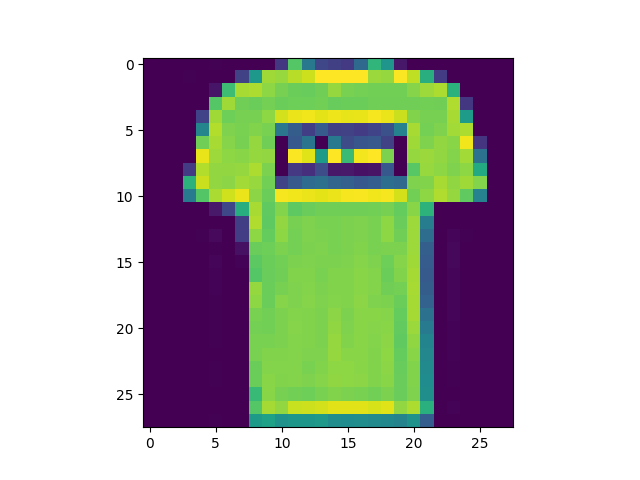
#> input picture Aufgabe_05/img/1 .png, 640 x 480 px, given as the content of the folder Aufgabe_06/img/stone/, which was not available
$ python resize.py
#> lines starting #> are read from the running program, lines starting #| are printed output that depends on the picture
import os
from PIL import Image

type = 'stone'

input_folder = 'Aufgabe_06/img/' + type + '/'
output_folder = 'Aufgabe_06/img_resized/' + type + '/'

os.makedirs(output_folder, exist_ok=True)

for filename in os.listdir(input_folder):
    if filename.endswith('.png'):
        try:
            img = Image.open(os.path.join(input_folder, filename))
#> img is the input picture: PIL image 640x480 RGBA; mean R, G, B, A 184.6, 189.7, 177.6, 255
            img_small = img.resize((180, 180))
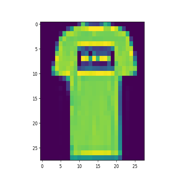
#> img_small: PIL image 180x180 RGBA; mean R, G, B, A 184.4, 189.7, 177.5, 255
            img_small.save(os.path.join(output_folder, filename))
        except Exception as e:
            print(f"Fehler bei {filename}: {e}")

$ run again, on Aufgabe_05/img/13 .png
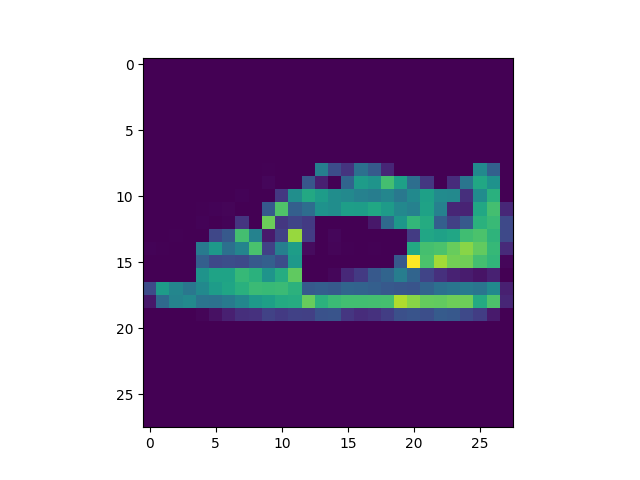
#> input picture Aufgabe_05/img/13 .png, 640 x 480 px, given as the content of the folder Aufgabe_06/img/stone/, which was not available
#> img is the input picture: PIL image 640x480 RGBA; mean R, G, B, A 169.2, 156.1, 183, 255
#> `img_small = img.resize((180, 180))`:
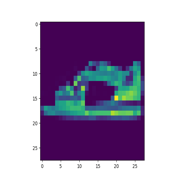
#> img_small: PIL image 180x180 RGBA; mean R, G, B, A 169.1, 156.1, 182.9, 255

$ run again, on Aufgabe_05/img/15 .png
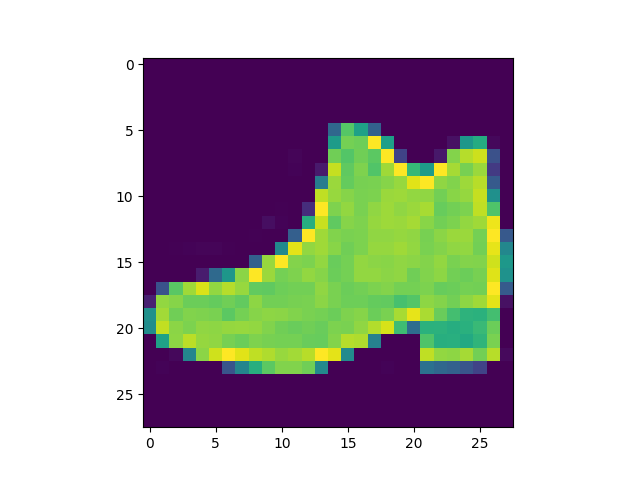
#> input picture Aufgabe_05/img/15 .png, 640 x 480 px, given as the content of the folder Aufgabe_06/img/stone/, which was not available
#> img is the input picture: PIL image 640x480 RGBA; mean R, G, B, A 181.4, 178.5, 177.1, 255
#> `img_small = img.resize((180, 180))`:
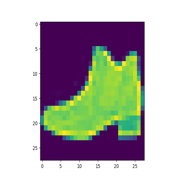
#> img_small: PIL image 180x180 RGBA; mean R, G, B, A 181.3, 178.5, 177, 255
